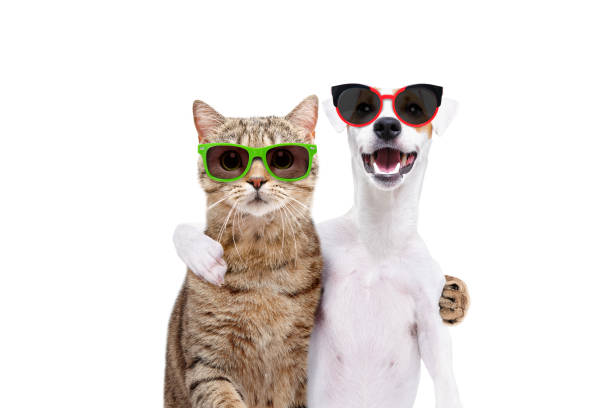
//> input picture imagenacolor.jpg, 612 x 408 px
$ ./version_hebras imagenacolor.jpg out.png 3   (built with g++ and OpenCV 4)
//> lines starting //> are read from the running program, lines starting //| are printed output that depends on the picture; after the words box and inside, x2 and y2 are one past the last pixel; in counts of white or black regions, pixels touching at a corner belong together
#include <iostream>
#include <opencv2/opencv.hpp>
#include <thread>
#include <vector>
#include <chrono>
#include <iomanip> // Necesario para setw y setprecision

using namespace cv;
using namespace std;

// Función para convertir un píxel a escala de grises utilizando el método de luminosidad.
void convertToGrayscale(Point3_<uchar>* p, uchar& grayscaleValue) {
    // Método de luminosidad: Y = 0.299*R + 0.587*G + 0.114*B
    grayscaleValue = 0.299 * p->z + 0.587 * p->y + 0.114 * p->x;
}

// Función que procesa una porción de la imagen en escala de grises utilizando hebras.
void processImagePart(Mat& image, int startRow, int endRow) {
    for (int r = startRow; r < endRow; r++) {
        for (int c = 0; c < image.cols; c++) {
            Point3_<uchar>* p = image.ptr<Point3_<uchar>>(r, c);
            uchar grayscaleValue;
            convertToGrayscale(p, grayscaleValue);
            p->x = p->y = p->z = grayscaleValue; // Establecer R, G, B al mismo valor de escala de grises
        }
    }
}

int main(int argc, char* argv[]) {
    if (argc != 4) {
        cout << "Uso: " << argv[0] << " <nombre_imagen_entrada> <nombre_imagen_salida> <numero_hebras>" << endl;
        return -1;
    }

    // Lee el archivo de la imagen de entrada.
    cout << "Loading image..." << endl;
    Mat image = imread(argv[1], IMREAD_COLOR);
//> image is the input picture: 408 rows x 612 cols, CV_8UC3; mean B, G, R 222.6, 225.9, 231.4

    // Verificar si la imagen se cargó correctamente.
    if (image.empty()) {
        cout << "Error al cargar la imagen" << endl;
        return -1;
    }

    // Mostrar información sobre la imagen.
    cout << "Rows (height): " << image.rows << endl;
//| Rows (height): 408
    cout << "Cols (width): " << image.cols << endl;
//| Cols (width): 612

    // Obtener el número de hebras desde la línea de comandos.
    int numThreads = atoi(argv[3]);
//> numThreads = 3

    // Calcular la cantidad de filas por cada hebra.
    int rowsPerThread = image.rows / numThreads;
//> rowsPerThread = 136

    // Vector para almacenar las hebras.
    vector<thread> threads;

    // Medir el tiempo de inicio
    auto start_time = chrono::high_resolution_clock::now();

    // Crear las hebras y procesar las porciones de la imagen.
    cout << "Inicia conversion..." << endl;
    for (int i = 0; i < numThreads; i++) {
        int startRow = i * rowsPerThread;
        int endRow = (i == numThreads - 1) ? image.rows : (i + 1) * rowsPerThread;
        threads.emplace_back(processImagePart, ref(image), startRow, endRow);
    }
//> this loop made 3 passes
//> (startRow, endRow) on passes 1 to 3: (0, 136), (136, 272), (272, 408)
//> pass 3, `threads.emplace_back(processImagePart, ref(image), startRow, endRow);`:
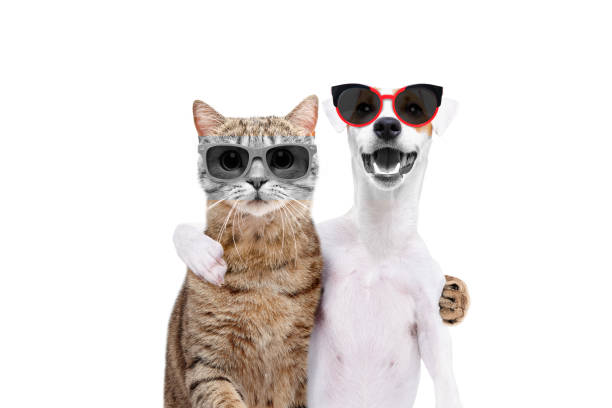
//> image: 408 rows x 612 cols, CV_8UC3; 5.12% of pixels changed, all inside (x1, y1, x2, y2) = (192, 136, 448, 200)
//> after the loop:
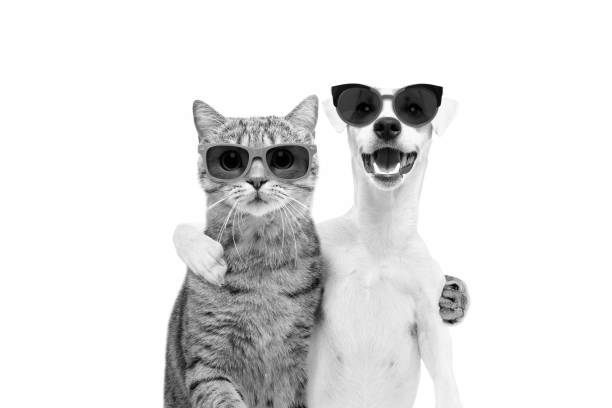
//> image: 408 rows x 612 cols, CV_8UC3; min 0, max 255, mean 227

    // Esperar a que todas las hebras terminen.
    for (auto& t : threads) {
        t.join();
    }
//> this loop made 3 passes

    // Medir el tiempo de finalización
    auto end_time = chrono::high_resolution_clock::now();
    auto duration = chrono::duration_cast<chrono::duration<double>>(end_time - start_time);

    cout << "Termina la conversion..." << endl;
    cout << fixed << setprecision(6);
    cout << "Total tiempo en segundos" << duration.count() << endl;

    // Guardar la imagen procesada.
    imwrite(argv[2], image);

    cout << "Imagen procesada y guardada como " << argv[2] << endl;
//| Imagen procesada y guardada como out.png

    return 0;
}
